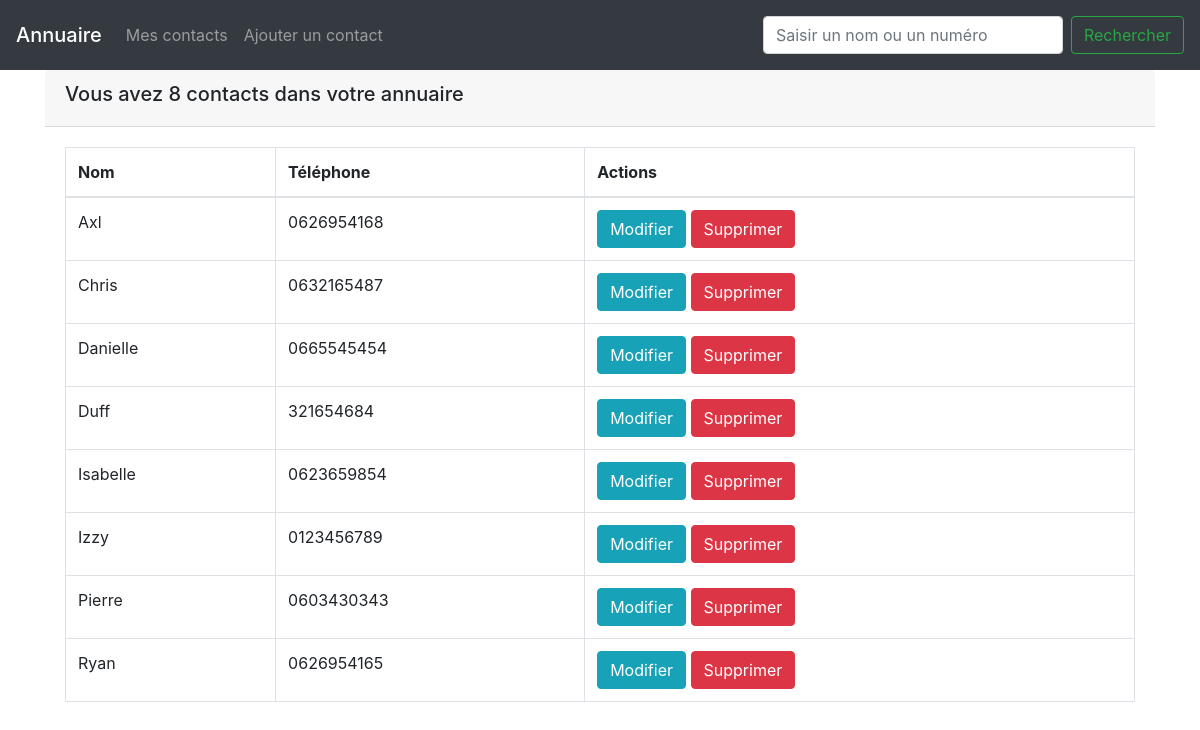
The page / on the database its author committed.
### tables this page shows
CREATE TABLE IF NOT EXISTS `contacts` (
  `contact_id` int(11) NOT NULL AUTO_INCREMENT,
  `contact_name` varchar(255) NOT NULL,
  `contact_phone` varchar(50) NOT NULL,
  PRIMARY KEY (`contact_id`)
);

### index.php (the view)
<?php
include 'header.php';
require_once "database.php";
$sql = "SELECT * FROM contacts ORDER BY contact_name ASC";
$sql_all_contacts = $db_connect->query($sql);
$total_contacts = $sql_all_contacts->rowCount();
$statement = $db_connect->prepare($sql);
$statement->execute();
$contacts = $statement->fetchAll(PDO::FETCH_OBJ);
?>
<div class="container">
	<div class="card-header">
		<h5><?php echo "Vous avez " . $total_contacts . " contacts dans votre annuaire" ?></h5>
	</div>
	<div class="card-body">
		<table class="table table-bordered">
			<thead>
				<tr>
					<th>Nom</th>
					<th>Téléphone</th>
					<th>Actions</th>
				</tr>
			</thead>
			<tbody>
				<?php foreach ($contacts as $contact): ?>
					<tr>
						<td><?= $contact->contact_name; ?></td>
						<td><?= $contact->contact_phone; ?></td>
						<td>
							<a href="edit-contact.php?id=<?= $contact->contact_id ?>" class="btn btn-info">Modifier</a>
							<a onclick="return confirm('Êtes vous sûr de vouloir supprimer ce contact ?')" href="delete-contact.php?id=<?= $contact->contact_id ?>" class="btn btn-danger">Supprimer</a>
						</td>
					</tr>
				<?php endforeach; ?>
			</tbody>
		</table>
	</div>
</div>
<?php	require 'footer.php'; ?>

### header.php (shortened to what this page needs)
<!DOCTYPE html>
<html lang="fr">
	<head>
		<link rel="stylesheet" href="css/main.css">
		<link rel="stylesheet" href="https://maxcdn.bootstrapcdn.com/bootstrap/4.0.0/css/bootstrap.min.css">
	</head>
	<body>
		<div class="wrapper">
			<header>
				<nav class="navbar navbar-expand-lg navbar-dark bg-dark">
				  <span class="navbar-brand mb-0 h1" href="index.php">Annuaire</span>
				  <div class="collapse navbar-collapse" id="navbarSupportedContent">
				    <ul class="navbar-nav mr-auto">
				      <li class="nav-item">
				        <a class="nav-link" href="index.php">Mes contacts <span class="sr-only">(current)</span></a>
				      </li>
				      <li class="nav-item">
				        <a class="nav-link" href="create-contact.php">Ajouter un contact</a>
				      </li>
				    </ul>
				    <form method="GET" action="search-contact.php" class="form-inline my-2 my-lg-2">
				      <input class="form-control search-input mr-sm-2" type="search" placeholder="Saisir un nom ou un numéro" aria-label="Recherche" name="q">
				      <button class="btn btn-outline-success my-2 my-sm-0" type="submit">Rechercher</button>
				    </form>
				  </div>
				</nav>
			</header>

### footer.php (shortened to what this page needs)
	</body>
</html>

### css/base.css (style rules this page uses)
html { box-sizing: border-box; background-color: #f8f9fa; }
.search-input { width: 300px !important; }

### css/vars.css (style rules this page uses)
html { --color: grey; --color-light: lighten(var(--color), 30%); --color-dark: darken(var(--color), 30%); }

### rows shown on the page
contacts: contact_name "Axl", contact_phone "0626954168"
contacts: contact_name "Chris", contact_phone "0632165487"
contacts: contact_name "Danielle", contact_phone "0665545454"
contacts: contact_name "Duff", contact_phone "321654684"
contacts: contact_name "Isabelle", contact_phone "0623659854"
contacts: contact_name "Izzy", contact_phone "0123456789"
contacts: contact_name "Pierre", contact_phone "0603430343"
contacts: contact_name "Ryan", contact_phone "0626954165"

### other values the page prints
$total_contacts "8"
